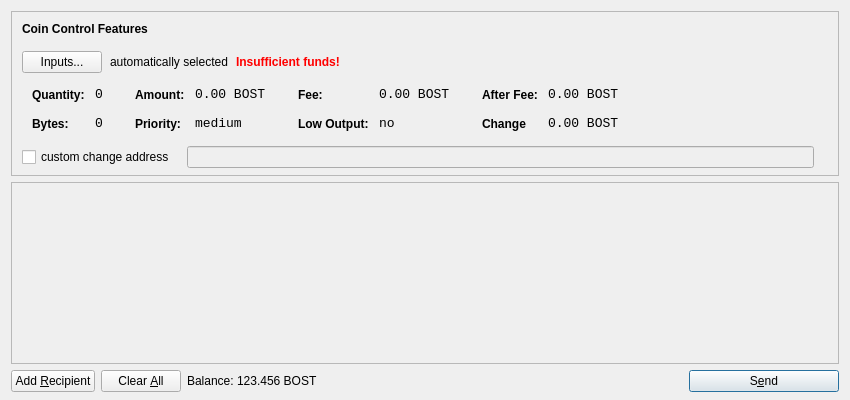
<?xml version="1.0" encoding="UTF-8"?>
<ui version="4.0">
 <class>SendCoinsDialog</class>
 <widget class="QDialog" name="SendCoinsDialog">
  <property name="geometry">
   <rect>
    <x>0</x>
    <y>0</y>
    <width>850</width>
    <height>400</height>
   </rect>
  </property>
  <property name="windowTitle">
   <string>Send Coins</string>
  </property>
  <layout class="QVBoxLayout" name="verticalLayout" stretch="0,1,0">
   <property name="bottomMargin">
    <number>8</number>
   </property>
   <item>
    <widget class="QFrame" name="frameCoinControl">
     <property name="sizePolicy">
      <sizepolicy hsizetype="Expanding" vsizetype="Expanding">
       <horstretch>0</horstretch>
       <verstretch>0</verstretch>
      </sizepolicy>
     </property>
     <property name="maximumSize">
      <size>
       <width>16777215</width>
       <height>16777215</height>
      </size>
     </property>
     <property name="frameShape">
      <enum>QFrame::StyledPanel</enum>
     </property>
     <property name="frameShadow">
      <enum>QFrame::Sunken</enum>
     </property>
     <layout class="QVBoxLayout" name="verticalLayoutCoinControl2">
      <property name="spacing">
       <number>-1</number>
      </property>
      <property name="leftMargin">
       <number>0</number>
      </property>
      <property name="topMargin">
       <number>0</number>
      </property>
      <property name="rightMargin">
       <number>0</number>
      </property>
      <property name="bottomMargin">
       <number>6</number>
      </property>
      <item>
       <layout class="QVBoxLayout" name="verticalLayoutCoinControl" stretch="0,0,0,0,1">
        <property name="spacing">
         <number>0</number>
        </property>
        <property name="leftMargin">
         <number>10</number>
        </property>
        <property name="topMargin">
         <number>10</number>
        </property>
        <item>
         <layout class="QHBoxLayout" name="horizontalLayoutCoinControl1">
          <property name="bottomMargin">
           <number>15</number>
          </property>
          <item>
           <widget class="QLabel" name="labelCoinControlFeatures">
            <property name="sizePolicy">
             <sizepolicy hsizetype="Preferred" vsizetype="Maximum">
              <horstretch>0</horstretch>
              <verstretch>0</verstretch>
             </sizepolicy>
            </property>
            <property name="font">
             <font>
              <weight>75</weight>
              <bold>true</bold>
             </font>
            </property>
            <property name="styleSheet">
             <string notr="true">font-weight:bold;</string>
            </property>
            <property name="text">
             <string>Coin Control Features</string>
            </property>
           </widget>
          </item>
         </layout>
        </item>
        <item>
         <layout class="QHBoxLayout" name="horizontalLayoutCoinControl2" stretch="0,0,0,0">
          <property name="spacing">
           <number>8</number>
          </property>
          <property name="bottomMargin">
           <number>10</number>
          </property>
          <item>
           <widget class="QPushButton" name="pushButtonCoinControl">
            <property name="styleSheet">
             <string notr="true"/>
            </property>
            <property name="text">
             <string>Inputs...</string>
            </property>
           </widget>
          </item>
          <item>
           <widget class="QLabel" name="labelCoinControlAutomaticallySelected">
            <property name="text">
             <string>automatically selected</string>
            </property>
            <property name="margin">
             <number>5</number>
            </property>
           </widget>
          </item>
          <item>
           <widget class="QLabel" name="labelCoinControlInsuffFunds">
            <property name="font">
             <font>
              <weight>75</weight>
              <bold>true</bold>
             </font>
            </property>
            <property name="styleSheet">
             <string notr="true">color:red;font-weight:bold;</string>
            </property>
            <property name="text">
             <string>Insufficient funds!</string>
            </property>
            <property name="margin">
             <number>5</number>
            </property>
           </widget>
          </item>
          <item>
           <spacer name="horizontalSpacerCoinControl">
            <property name="orientation">
             <enum>Qt::Horizontal</enum>
            </property>
            <property name="sizeHint" stdset="0">
             <size>
              <width>40</width>
              <height>1</height>
             </size>
            </property>
           </spacer>
          </item>
         </layout>
        </item>
        <item>
         <widget class="QWidget" name="widgetCoinControl" native="true">
          <property name="sizePolicy">
           <sizepolicy hsizetype="Preferred" vsizetype="Preferred">
            <horstretch>0</horstretch>
            <verstretch>0</verstretch>
           </sizepolicy>
          </property>
          <property name="minimumSize">
           <size>
            <width>0</width>
            <height>0</height>
           </size>
          </property>
          <property name="styleSheet">
           <string notr="true"/>
          </property>
          <layout class="QHBoxLayout" name="horizontalLayoutCoinControl5">
           <property name="margin">
            <number>0</number>
           </property>
           <item>
            <layout class="QHBoxLayout" name="horizontalLayoutCoinControl3" stretch="0,0,0,1">
             <property name="spacing">
              <number>20</number>
             </property>
             <property name="topMargin">
              <number>0</number>
             </property>
             <property name="bottomMargin">
              <number>10</number>
             </property>
             <item>
              <layout class="QFormLayout" name="formLayoutCoinControl1">
               <property name="horizontalSpacing">
                <number>10</number>
               </property>
               <property name="verticalSpacing">
                <number>14</number>
               </property>
               <property name="leftMargin">
                <number>10</number>
               </property>
               <property name="topMargin">
                <number>4</number>
               </property>
               <property name="rightMargin">
                <number>6</number>
               </property>
               <item row="0" column="0">
                <widget class="QLabel" name="labelCoinControlQuantityText">
                 <property name="styleSheet">
                  <string notr="true">font-weight:bold;</string>
                 </property>
                 <property name="text">
                  <string>Quantity:</string>
                 </property>
                 <property name="margin">
                  <number>0</number>
                 </property>
                </widget>
               </item>
               <item row="0" column="1">
                <widget class="QLabel" name="labelCoinControlQuantity">
                 <property name="font">
                  <font>
                   <family>Monospace</family>
                   <pointsize>10</pointsize>
                  </font>
                 </property>
                 <property name="cursor">
                  <cursorShape>IBeamCursor</cursorShape>
                 </property>
                 <property name="contextMenuPolicy">
                  <enum>Qt::ActionsContextMenu</enum>
                 </property>
                 <property name="text">
                  <string>0</string>
                 </property>
                 <property name="margin">
                  <number>0</number>
                 </property>
                 <property name="textInteractionFlags">
                  <set>Qt::LinksAccessibleByMouse|Qt::TextSelectableByKeyboard|Qt::TextSelectableByMouse</set>
                 </property>
                </widget>
               </item>
               <item row="1" column="0">
                <widget class="QLabel" name="labelCoinControlBytesText">
                 <property name="styleSheet">
                  <string notr="true">font-weight:bold;</string>
                 </property>
                 <property name="text">
                  <string>Bytes:</string>
                 </property>
                </widget>
               </item>
               <item row="1" column="1">
                <widget class="QLabel" name="labelCoinControlBytes">
                 <property name="font">
                  <font>
                   <family>Monospace</family>
                   <pointsize>10</pointsize>
                  </font>
                 </property>
                 <property name="cursor">
                  <cursorShape>IBeamCursor</cursorShape>
                 </property>
                 <property name="contextMenuPolicy">
                  <enum>Qt::ActionsContextMenu</enum>
                 </property>
                 <property name="text">
                  <string>0</string>
                 </property>
                 <property name="textInteractionFlags">
                  <set>Qt::LinksAccessibleByMouse|Qt::TextSelectableByKeyboard|Qt::TextSelectableByMouse</set>
                 </property>
                </widget>
               </item>
              </layout>
             </item>
             <item>
              <layout class="QFormLayout" name="formLayoutCoinControl2">
               <property name="horizontalSpacing">
                <number>10</number>
               </property>
               <property name="verticalSpacing">
                <number>14</number>
               </property>
               <property name="leftMargin">
                <number>6</number>
               </property>
               <property name="topMargin">
                <number>4</number>
               </property>
               <property name="rightMargin">
                <number>6</number>
               </property>
               <item row="0" column="0">
                <widget class="QLabel" name="labelCoinControlAmountText">
                 <property name="styleSheet">
                  <string notr="true">font-weight:bold;</string>
                 </property>
                 <property name="text">
                  <string>Amount:</string>
                 </property>
                 <property name="margin">
                  <number>0</number>
                 </property>
                </widget>
               </item>
               <item row="0" column="1">
                <widget class="QLabel" name="labelCoinControlAmount">
                 <property name="font">
                  <font>
                   <family>Monospace</family>
                   <pointsize>10</pointsize>
                  </font>
                 </property>
                 <property name="cursor">
                  <cursorShape>IBeamCursor</cursorShape>
                 </property>
                 <property name="contextMenuPolicy">
                  <enum>Qt::ActionsContextMenu</enum>
                 </property>
                 <property name="text">
                  <string notr="true">0.00 BOST</string>
                 </property>
                 <property name="textInteractionFlags">
                  <set>Qt::LinksAccessibleByMouse|Qt::TextSelectableByKeyboard|Qt::TextSelectableByMouse</set>
                 </property>
                </widget>
               </item>
               <item row="1" column="0">
                <widget class="QLabel" name="labelCoinControlPriorityText">
                 <property name="styleSheet">
                  <string notr="true">font-weight:bold;</string>
                 </property>
                 <property name="text">
                  <string>Priority:</string>
                 </property>
                </widget>
               </item>
               <item row="1" column="1">
                <widget class="QLabel" name="labelCoinControlPriority">
                 <property name="font">
                  <font>
                   <family>Monospace</family>
                   <pointsize>10</pointsize>
                  </font>
                 </property>
                 <property name="cursor">
                  <cursorShape>IBeamCursor</cursorShape>
                 </property>
                 <property name="contextMenuPolicy">
                  <enum>Qt::ActionsContextMenu</enum>
                 </property>
                 <property name="text">
                  <string>medium</string>
                 </property>
                 <property name="textInteractionFlags">
                  <set>Qt::LinksAccessibleByMouse|Qt::TextSelectableByKeyboard|Qt::TextSelectableByMouse</set>
                 </property>
                </widget>
               </item>
              </layout>
             </item>
             <item>
              <layout class="QFormLayout" name="formLayoutCoinControl3">
               <property name="horizontalSpacing">
                <number>10</number>
               </property>
               <property name="verticalSpacing">
                <number>14</number>
               </property>
               <property name="leftMargin">
                <number>6</number>
               </property>
               <property name="topMargin">
                <number>4</number>
               </property>
               <property name="rightMargin">
                <number>6</number>
               </property>
               <item row="0" column="0">
                <widget class="QLabel" name="labelCoinControlFeeText">
                 <property name="styleSheet">
                  <string notr="true">font-weight:bold;</string>
                 </property>
                 <property name="text">
                  <string>Fee:</string>
                 </property>
                 <property name="margin">
                  <number>0</number>
                 </property>
                </widget>
               </item>
               <item row="0" column="1">
                <widget class="QLabel" name="labelCoinControlFee">
                 <property name="font">
                  <font>
                   <family>Monospace</family>
                   <pointsize>10</pointsize>
                  </font>
                 </property>
                 <property name="cursor">
                  <cursorShape>IBeamCursor</cursorShape>
                 </property>
                 <property name="contextMenuPolicy">
                  <enum>Qt::ActionsContextMenu</enum>
                 </property>
                 <property name="text">
                  <string notr="true">0.00 BOST</string>
                 </property>
                 <property name="textInteractionFlags">
                  <set>Qt::LinksAccessibleByMouse|Qt::TextSelectableByKeyboard|Qt::TextSelectableByMouse</set>
                 </property>
                </widget>
               </item>
               <item row="1" column="0">
                <widget class="QLabel" name="labelCoinControlLowOutputText">
                 <property name="styleSheet">
                  <string notr="true">font-weight:bold;</string>
                 </property>
                 <property name="text">
                  <string>Low Output:</string>
                 </property>
                </widget>
               </item>
               <item row="1" column="1">
                <widget class="QLabel" name="labelCoinControlLowOutput">
                 <property name="font">
                  <font>
                   <family>Monospace</family>
                   <pointsize>10</pointsize>
                  </font>
                 </property>
                 <property name="cursor">
                  <cursorShape>IBeamCursor</cursorShape>
                 </property>
                 <property name="contextMenuPolicy">
                  <enum>Qt::ActionsContextMenu</enum>
                 </property>
                 <property name="text">
                  <string>no</string>
                 </property>
                 <property name="textInteractionFlags">
                  <set>Qt::LinksAccessibleByMouse|Qt::TextSelectableByKeyboard|Qt::TextSelectableByMouse</set>
                 </property>
                </widget>
               </item>
              </layout>
             </item>
             <item>
              <layout class="QFormLayout" name="formLayoutCoinControl4">
               <property name="horizontalSpacing">
                <number>10</number>
               </property>
               <property name="verticalSpacing">
                <number>14</number>
               </property>
               <property name="leftMargin">
                <number>6</number>
               </property>
               <property name="topMargin">
                <number>4</number>
               </property>
               <property name="rightMargin">
                <number>6</number>
               </property>
               <item row="0" column="0">
                <widget class="QLabel" name="labelCoinControlAfterFeeText">
                 <property name="styleSheet">
                  <string notr="true">font-weight:bold;</string>
                 </property>
                 <property name="text">
                  <string>After Fee:</string>
                 </property>
                 <property name="margin">
                  <number>0</number>
                 </property>
                </widget>
               </item>
               <item row="0" column="1">
                <widget class="QLabel" name="labelCoinControlAfterFee">
                 <property name="font">
                  <font>
                   <family>Monospace</family>
                   <pointsize>10</pointsize>
                  </font>
                 </property>
                 <property name="cursor">
                  <cursorShape>IBeamCursor</cursorShape>
                 </property>
                 <property name="contextMenuPolicy">
                  <enum>Qt::ActionsContextMenu</enum>
                 </property>
                 <property name="text">
                  <string notr="true">0.00 BOST</string>
                 </property>
                 <property name="textInteractionFlags">
                  <set>Qt::LinksAccessibleByMouse|Qt::TextSelectableByKeyboard|Qt::TextSelectableByMouse</set>
                 </property>
                </widget>
               </item>
               <item row="1" column="0">
                <widget class="QLabel" name="labelCoinControlChangeText">
                 <property name="styleSheet">
                  <string notr="true">font-weight:bold;</string>
                 </property>
                 <property name="text">
                  <string>Change</string>
                 </property>
                </widget>
               </item>
               <item row="1" column="1">
                <widget class="QLabel" name="labelCoinControlChange">
                 <property name="font">
                  <font>
                   <family>Monospace</family>
                   <pointsize>10</pointsize>
                  </font>
                 </property>
                 <property name="cursor">
                  <cursorShape>IBeamCursor</cursorShape>
                 </property>
                 <property name="contextMenuPolicy">
                  <enum>Qt::ActionsContextMenu</enum>
                 </property>
                 <property name="text">
                  <string notr="true">0.00 BOST</string>
                 </property>
                 <property name="textInteractionFlags">
                  <set>Qt::LinksAccessibleByMouse|Qt::TextSelectableByKeyboard|Qt::TextSelectableByMouse</set>
                 </property>
                </widget>
               </item>
              </layout>
             </item>
            </layout>
           </item>
          </layout>
         </widget>
        </item>
        <item>
         <layout class="QHBoxLayout" name="horizontalLayoutCoinControl4" stretch="0,0,0">
          <property name="spacing">
           <number>12</number>
          </property>
          <property name="sizeConstraint">
           <enum>QLayout::SetDefaultConstraint</enum>
          </property>
          <property name="topMargin">
           <number>5</number>
          </property>
          <property name="rightMargin">
           <number>5</number>
          </property>
          <item>
           <widget class="QCheckBox" name="checkBoxCoinControlChange">
            <property name="text">
             <string>custom change address</string>
            </property>
           </widget>
          </item>
          <item>
           <widget class="QLineEdit" name="lineEditCoinControlChange">
            <property name="enabled">
             <bool>false</bool>
            </property>
            <property name="sizePolicy">
             <sizepolicy hsizetype="Expanding" vsizetype="Fixed">
              <horstretch>0</horstretch>
              <verstretch>0</verstretch>
             </sizepolicy>
            </property>
           </widget>
          </item>
          <item>
           <widget class="QLabel" name="labelCoinControlChangeLabel">
            <property name="sizePolicy">
             <sizepolicy hsizetype="Preferred" vsizetype="Expanding">
              <horstretch>0</horstretch>
              <verstretch>0</verstretch>
             </sizepolicy>
            </property>
            <property name="minimumSize">
             <size>
              <width>0</width>
              <height>0</height>
             </size>
            </property>
            <property name="text">
             <string/>
            </property>
            <property name="margin">
             <number>3</number>
            </property>
           </widget>
          </item>
         </layout>
        </item>
        <item>
         <spacer name="verticalSpacerCoinControl">
          <property name="orientation">
           <enum>Qt::Vertical</enum>
          </property>
          <property name="sizeHint" stdset="0">
           <size>
            <width>800</width>
            <height>1</height>
           </size>
          </property>
         </spacer>
        </item>
       </layout>
      </item>
     </layout>
    </widget>
   </item>
   <item>
    <widget class="QScrollArea" name="scrollArea">
     <property name="widgetResizable">
      <bool>true</bool>
     </property>
     <widget class="QWidget" name="scrollAreaWidgetContents">
      <property name="geometry">
       <rect>
        <x>0</x>
        <y>0</y>
        <width>830</width>
        <height>165</height>
       </rect>
      </property>
      <layout class="QVBoxLayout" name="verticalLayout_2">
       <property name="margin">
        <number>0</number>
       </property>
       <item>
        <layout class="QVBoxLayout" name="entries">
         <property name="spacing">
          <number>6</number>
         </property>
        </layout>
       </item>
       <item>
        <spacer name="verticalSpacer">
         <property name="orientation">
          <enum>Qt::Vertical</enum>
         </property>
         <property name="sizeHint" stdset="0">
          <size>
           <width>20</width>
           <height>40</height>
          </size>
         </property>
        </spacer>
       </item>
      </layout>
     </widget>
    </widget>
   </item>
   <item>
    <layout class="QHBoxLayout" name="horizontalLayout">
     <item>
      <widget class="QPushButton" name="addButton">
       <property name="toolTip">
        <string>Send to multiple recipients at once</string>
       </property>
       <property name="text">
        <string>Add &amp;Recipient</string>
       </property>
       <property name="autoDefault">
        <bool>false</bool>
       </property>
      </widget>
     </item>
     <item>
      <widget class="QPushButton" name="clearButton">
       <property name="sizePolicy">
        <sizepolicy hsizetype="Minimum" vsizetype="Fixed">
         <horstretch>0</horstretch>
         <verstretch>0</verstretch>
        </sizepolicy>
       </property>
       <property name="toolTip">
        <string>Remove all transaction fields</string>
       </property>
       <property name="text">
        <string>Clear &amp;All</string>
       </property>
       <property name="autoRepeatDelay">
        <number>300</number>
       </property>
       <property name="autoDefault">
        <bool>false</bool>
       </property>
      </widget>
     </item>
     <item>
      <layout class="QHBoxLayout" name="horizontalLayout_2">
       <property name="spacing">
        <number>3</number>
       </property>
       <item>
        <widget class="QLabel" name="label">
         <property name="sizePolicy">
          <sizepolicy hsizetype="Preferred" vsizetype="Fixed">
           <horstretch>0</horstretch>
           <verstretch>0</verstretch>
          </sizepolicy>
         </property>
         <property name="text">
          <string>Balance:</string>
         </property>
        </widget>
       </item>
       <item>
        <widget class="QLabel" name="labelBalance">
         <property name="sizePolicy">
          <sizepolicy hsizetype="Preferred" vsizetype="Fixed">
           <horstretch>0</horstretch>
           <verstretch>0</verstretch>
          </sizepolicy>
         </property>
         <property name="cursor">
          <cursorShape>IBeamCursor</cursorShape>
         </property>
         <property name="text">
          <string notr="true">123.456 BOST</string>
         </property>
         <property name="textInteractionFlags">
          <set>Qt::LinksAccessibleByMouse|Qt::TextSelectableByKeyboard|Qt::TextSelectableByMouse</set>
         </property>
        </widget>
       </item>
      </layout>
     </item>
     <item>
      <spacer name="horizontalSpacer">
       <property name="orientation">
        <enum>Qt::Horizontal</enum>
       </property>
       <property name="sizeHint" stdset="0">
        <size>
         <width>40</width>
         <height>20</height>
        </size>
       </property>
      </spacer>
     </item>
     <item>
      <widget class="QPushButton" name="sendButton">
       <property name="minimumSize">
        <size>
         <width>150</width>
         <height>0</height>
        </size>
       </property>
       <property name="toolTip">
        <string>Confirm the send action</string>
       </property>
       <property name="text">
        <string>S&amp;end</string>
       </property>
       <property name="icon">
        <iconset resource="../bitcoin.qrc">
         <normaloff>:/icons/send</normaloff>:/icons/send</iconset>
       </property>
       <property name="default">
        <bool>true</bool>
       </property>
      </widget>
     </item>
    </layout>
   </item>
  </layout>
 </widget>
 <resources>
  <include location="../bitcoin.qrc"/>
 </resources>
 <connections/>
</ui>
